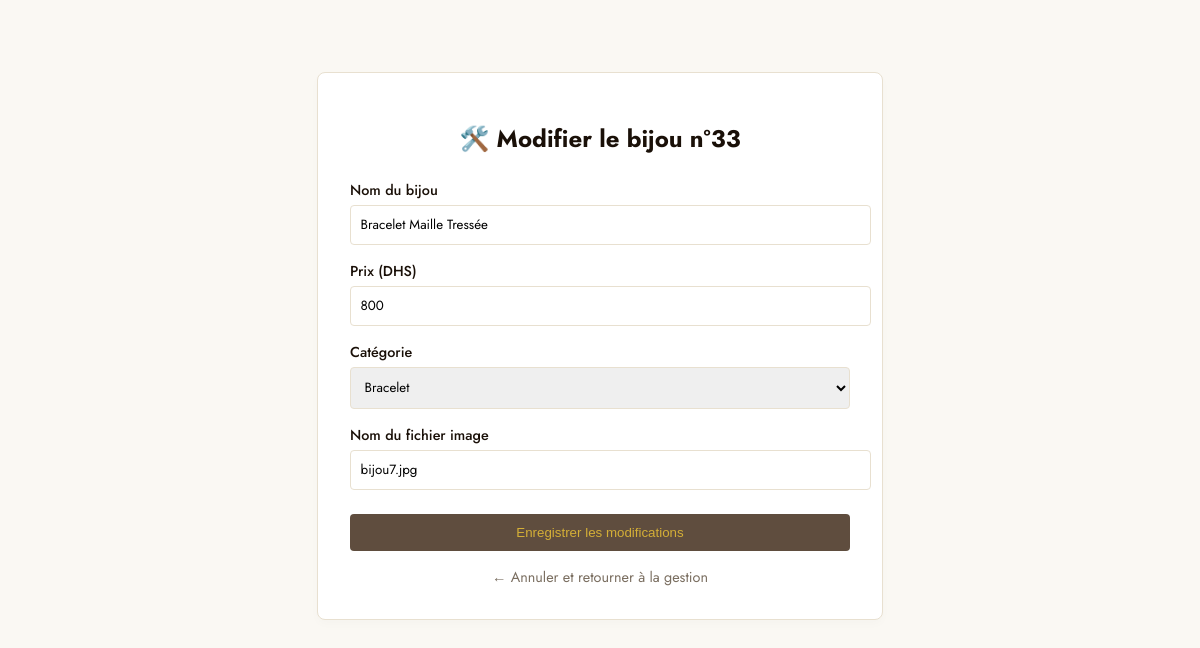
The page /modifier.php?id=33 (signed in) on the database its author committed.
### tables this page shows
CREATE TABLE `produits` (
  `id` int(11) NOT NULL,
  `nom` varchar(100) NOT NULL,
  `prix` varchar(50) NOT NULL,
  `image` varchar(150) NOT NULL,
  `categorie` varchar(50) NOT NULL
);

### modifier.php (the view, shortened to what this page needs)
<?php
include 'CNX.php';
if (isset($_GET['id']) && !empty($_GET['id'])) {
    $id = intval($_GET['id']);
    $req = $bdd->prepare("SELECT * FROM produits WHERE id = ?");
    $req->execute([$id]);
    $produit = $req->fetch();
} else {
    die(" ID de produit manquant !");
}
?>
<!DOCTYPE html>
<html lang="fr">
<head>
</head>
<body>
    <div class="form-container">
        <h1>🛠️ Modifier le bijou n°<?php echo $produit['id']; ?></h1>
        <form action="modifier.php?id=<?php echo $id; ?>" method="POST">
            <label for="nom">Nom du bijou</label>
            <input type="text" name="nom" id="nom" required value="<?php echo htmlspecialchars($produit['nom']); ?>">
            <label for="prix">Prix (DHS)</label>
            <input type="number" name="prix" id="prix" required value="<?php echo htmlspecialchars($produit['prix']); ?>">
            <label for="categorie">Catégorie</label>
            <select name="categorie" id="categorie" required>
                <option value="Bracelet" <?php if($produit['categorie'] == 'Bracelet') echo 'selected'; ?>>Bracelet</option>
            </select>
            <label for="image">Nom du fichier image</label>
            <input type="text" name="image" id="image" required value="<?php echo htmlspecialchars($produit['image']); ?>">
            <button type="submit" class="btn-submit">Enregistrer les modifications</button>
        </form>
        <a href="admin.php" class="back-link">← Annuler et retourner à la gestion</a>
    </div>
</body>
</html>

### modifier.php (style rules this page uses)
body { font-family: 'Jost', sans-serif; background: #FAF8F3; padding: 2rem; color: #1A1008; }
.form-container { max-width: 500px; margin: 2rem auto; background: white; padding: 2rem; border-radius: 8px; border: 1px solid #E8E0D0; box-shadow: 0 4px 10px rgba(0,0,0,0.02); }
h1 { font-size: 1.5rem; text-align: center; margin-bottom: 1.5rem; }
label { display: block; margin-top: 1rem; font-size: 0.9rem; font-weight: 500; }
input, select { width: 100%; padding: 0.6rem; margin-top: 0.3rem; border: 1px solid #E8E0D0; border-radius: 4px; font-family: 'Jost', sans-serif; }
.btn-submit { background: #5f4d3e; color: #D4AF37; border: none; margin-top: 1.5rem; width: 100%; padding: 0.7rem; cursor: pointer; font-weight: 500; transition: 0.2s; border-radius: 4px; }
.back-link { display: block; text-align: center; margin-top: 1rem; color: #7A6E60; text-decoration: none; font-size: 0.9rem; }

### rows shown on the page
produits: id "33", nom "Bracelet Maille Tressée", prix "800", categorie "Bracelet", image "bijou7.jpg"
